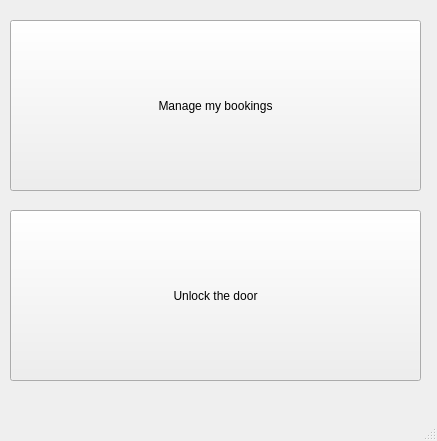
<?xml version="1.0" encoding="UTF-8"?>
<ui version="4.0">
 <class>MainWindow</class>
 <widget class="QMainWindow" name="MainWindow">
  <property name="geometry">
   <rect>
    <x>0</x>
    <y>0</y>
    <width>437</width>
    <height>441</height>
   </rect>
  </property>
  <property name="windowTitle">
   <string>BookIt</string>
  </property>
  <property name="accessibleName">
   <string/>
  </property>
  <widget class="QWidget" name="centralwidget">
   <widget class="QPushButton" name="mange_btn">
    <property name="geometry">
     <rect>
      <x>10</x>
      <y>20</y>
      <width>411</width>
      <height>171</height>
     </rect>
    </property>
    <property name="text">
     <string>Manage my bookings</string>
    </property>
   </widget>
   <widget class="QPushButton" name="unlock_btn">
    <property name="geometry">
     <rect>
      <x>10</x>
      <y>210</y>
      <width>411</width>
      <height>171</height>
     </rect>
    </property>
    <property name="text">
     <string>Unlock the door</string>
    </property>
   </widget>
  </widget>
  <widget class="QMenuBar" name="menubar">
   <property name="geometry">
    <rect>
     <x>0</x>
     <y>0</y>
     <width>437</width>
     <height>26</height>
    </rect>
   </property>
  </widget>
  <widget class="QStatusBar" name="statusbar"/>
 </widget>
 <resources/>
 <connections/>
</ui>
